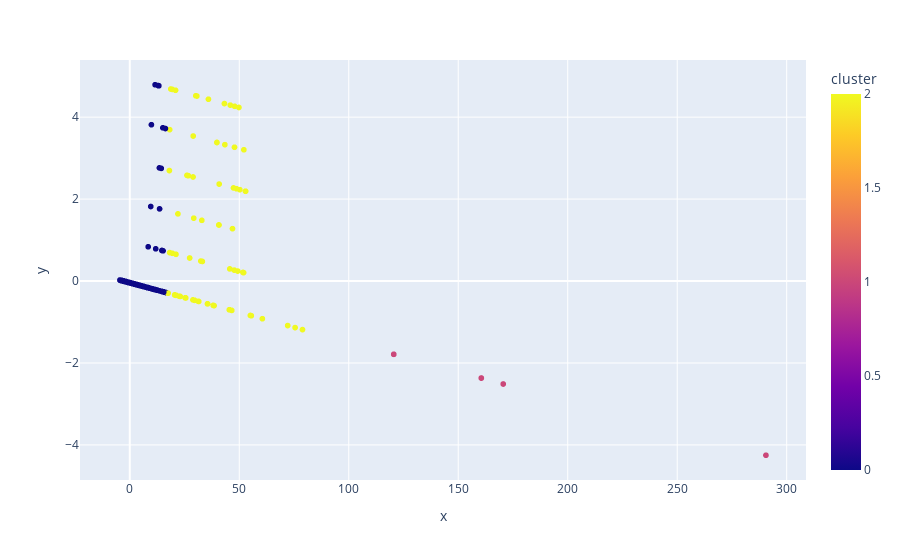

This figure's notebook cell:
### Code cell
# Célula 1: Importações e Carga de Dados
import pandas as pd
import seaborn as sns
import matplotlib.pyplot as plt
from scipy import stats
import statsmodels.api as sm
from sklearn.cluster import KMeans
from sklearn.decomposition import PCA
from sklearn.ensemble import RandomForestRegressor
from sklearn.inspection import permutation_importance
import plotly.express as px
from wordcloud import WordCloud
import folium
from folium.plugins import HeatMap

dados = pd.read_csv('dados_integrados_preprocessados.csv')
sns.set(style='whitegrid')

# 1. Distribuição principal (histograma + KDE) de preços
plt.figure(figsize=(10,6))
sns.histplot(dados['preco'], kde=True)
plt.title('Distribuição Principal dos Preços')
plt.show()

# 2. Diferenças estatisticamente significativas entre fontes (boxplots + testes)
plt.figure(figsize=(10,6))
sns.boxplot(data=dados, x='fonte', y='preco')
plt.title('Diferenças de Preços por Fonte')
plt.show()
# Teste t (exemplo)
group_a = dados[dados['fonte']=='SiteA']['preco']
group_b = dados[dados['fonte']=='SiteB']['preco']
t_stat, p_val = stats.ttest_ind(group_a, group_b)
print(f'Teste t: {t_stat}, p-value: {p_val}')

# 3. Comportamento ao longo do tempo (se houver datas; assumindo adição futura)
# Se não houver 'data', pule ou simule. Exemplo com decomposição:
# dados['data'] = pd.date_range(start='1/1/2023', periods=len(dados))  # Simulação
# ts = dados.set_index('data')['preco']
# decomposition = sm.tsa.seasonal_decompose(ts, model='additive', period=30)
# decomposition.plot()
# plt.show()

# 4. Relação não-linear entre preço e avaliação (scatter + lowess)
plt.figure(figsize=(10,6))
sns.regplot(x='preco', y='avaliacao', data=dados, lowess=True)
plt.title('Relação Não-Linear: Preço vs Avaliação')
plt.show()

# 5. Clusters naturais (PCA + scatter colorido por cluster)
pca = PCA(n_components=2)
reduced = pca.fit_transform(dados[['preco', 'avaliacao']].fillna(0))
kmeans = KMeans(n_clusters=3)
dados['cluster'] = kmeans.fit_predict(reduced)
px.scatter(dados, x=reduced[:,0], y=reduced[:,1], color='cluster').show()

# 6. Outliers multivariados (Mahalanobis + boxplots)
from scipy.spatial.distance import mahalanobis
cov = dados[['preco', 'avaliacao']].cov().values
mean = dados[['preco', 'avaliacao']].mean().values
dados['mahalanobis'] = dados.apply(lambda row: mahalanobis([row['preco'], row['avaliacao']], mean, cov), axis=1)
outliers = dados[dados['mahalanobis'] > 3]  # Threshold
sns.boxplot(data=dados, y='preco')
plt.scatter(outliers.index, outliers['preco'], color='red')
plt.title('Outliers em Preços')
plt.show()

# 7. Correlação entre variáveis (heatmap com clustering)
corr = dados[['preco', 'avaliacao']].corr()
sns.clustermap(corr, annot=True, cmap='coolwarm')
plt.title('Heatmap de Correlação')
plt.show()

# 8. Heterocedasticidade (violin plots + testes)
sns.violinplot(data=dados, x='fonte', y='preco')
plt.title('Heterocedasticidade por Fonte')
plt.show()
# Teste Levene
stat, p = stats.levene(group_a, group_b)
print(f'Teste Levene: {stat}, p-value: {p}')

# 9. Segmentos com melhor custo-benefício (bubble chart)
dados['custo_beneficio'] = dados['avaliacao'] / dados['preco']
px.scatter(dados, x='preco', y='avaliacao', size='custo_beneficio', color='fonte', hover_name='nome').show()

# 10. Elasticidade (regressões locais)
# Exemplo simples com regressão linear local
from sklearn.linear_model import LinearRegression
X = dados[['preco']].values
y = dados['avaliacao'].values  # Assumindo 'volume' como avaliacao placeholder
model = LinearRegression()
model.fit(X, y)
px.scatter(dados, x='preco', y='avaliacao', trendline='ols').show()

# 11. Distribuição condicional por subgrupos (faceted plots)
g = sns.FacetGrid(dados, col='fonte')
g.map(sns.histplot, 'preco', kde=True)
plt.show()

# 12. Features mais importantes (permutation importance)
X = dados[['preco', 'avaliacao']]  # Adicione mais se houver
y = dados['preco']  # Alvo exemplo
rf = RandomForestRegressor()
rf.fit(X, y)
perm = permutation_importance(rf, X, y)
px.bar(x=X.columns, y=perm.importances_mean).show()

# 13. Padrões geoespaciais (se houver coords; simule ou pule)
# Exemplo com folium se adicionar lat/long
m = folium.Map(location=[0,0], zoom_start=2)
HeatMap([[0,0]]).add_to(m)  # Placeholder
m.save('mapa.html')

# 14. Evolução de reviews e tópicos (wordcloud; assumindo texto em 'nome')
text = ' '.join(dados['nome'])
wc = WordCloud().generate(text)
plt.imshow(wc, interpolation='bilinear')
plt.axis('off')
plt.show()

# 15. Agregação temporal (se houver datas; comparando plots)
# Simulação: dados['mes'] = pd.date_range(start='1/1/2023', periods=len(dados)).month
# sns.lineplot(data=dados.groupby('mes')['preco'].mean(), label='Mensal')
# sns.lineplot(data=dados.groupby(pd.Grouper(key='data', freq='W'))['preco'].mean(), label='Semanal')
# plt.show()

### Figure 1 — Plotly figure (JSON) as saved in the notebook; plotly's stock layout.template omitted (floating-point values rounded to 4 significant figures; data arrays with more than 128 entries replaced by an {"elided": "..."} marker saying what was removed)
{"data": [{"hovertemplate": "x=%{x}<br>y=%{y}<br>cluster=%{marker.color}<extra></extra>", "legendgroup": "", "marker": {"color": {"elided": "4280 int values"}, "coloraxis": "coloraxis", "symbol": "circle"}, "mode": "markers", "name": "", "showlegend": false, "type": "scattergl", "x": {"elided": "4280 float values"}, "xaxis": "x", "y": {"elided": "4280 float values"}, "yaxis": "y"}], "layout": {"coloraxis": {"colorbar": {"title": {"text": "cluster"}}, "colorscale": [[0, "#0d0887"], [0.1111, "#46039f"], [0.2222, "#7201a8"], [0.3333, "#9c179e"], [0.4444, "#bd3786"], [0.5556, "#d8576b"], [0.6667, "#ed7953"], [0.7778, "#fb9f3a"], [0.8889, "#fdca26"], [1, "#f0f921"]]}, "legend": {"tracegroupgap": 0}, "margin": {"t": 60}, "xaxis": {"anchor": "y", "domain": [0, 1], "title": {"text": "x"}}, "yaxis": {"anchor": "x", "domain": [0, 1], "title": {"text": "y"}}}}
